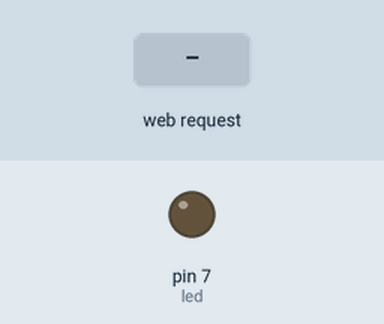
Bench run of a sketch on a simulated Arduino Uno, built for the host (arithmetic inside an expression is 32-bit, double 64-bit). Shown: output pins drawn as LEDs (lit = HIGH). Inputs (shaded band) come from the test bench. WiFi joins after 1.5 s; servers stay silent unless stated; what the sketch prints to the serial monitor is not drawn.

Above: at 2.7 s.
2.8 s: HTTP request GET /?status=ON received
At 3.2 s:
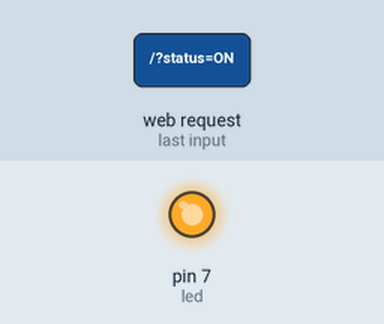
4.3 s: HTTP request GET /?status=OFF received
At 5.6 s:
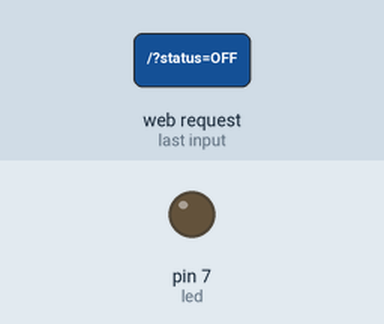
Timing chart, 0 to 7.3 s (numbered marks = the images above; inputs shaded):
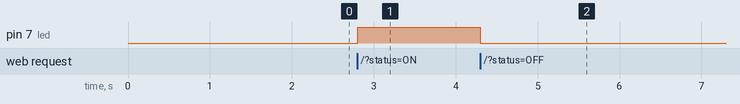

The sketch:

Led_Web_Button_3.ino
```cpp
#include <SPI.h>
#include <Ethernet.h>

// MAC address for shield
byte mac[] = { 0xDE, 0xAD, 0xBE, 0xEF, 0xFE, 0xED};
EthernetServer server(80); // Using port 80
int led = 7; // LED attached to pin 7
void setup() {
  pinMode(led, OUTPUT); // Led set as an output
  Ethernet.begin(mac); // Start the Ethernet shield
  server.begin();
  Serial.begin(9600); // Start serial communication
  Serial.println("Server address:"); // Print server address
  // (Arduino shield)
  Serial.println(Ethernet.localIP());
}
void loop() {
  EthernetClient client = server.available();
  if (client) {
    boolean currentLineIsBlank = true;
    String buffer = "";
    while (client.connected()) {
      if (client.available()) {
        char c = client.read(); // Read from the Ethernet shield
        buffer += c; // Add character to string buffer
        // Client sent request, now waiting for response
        if (c == '\n' && currentLineIsBlank) {
          client.println("HTTP/1.1 200 OK"); // HTTP response
          client.println("Content-Type: text/html");
          client.println(); // HTML code
          client.print("<center><br><h1>Internet Controlled Led </h1><br><br><br><FORM>");
          client.print("<P> <INPUT type=\"submit\" name=\"status\" value=\"ON\">");
          client.print("<P> <INPUT type=\"submit\" name=\"status\" value=\"OFF\">");
          client.print("</FORM></center>");
          break;
        }
        if (c == '\n') {
          currentLineIsBlank = true;
          buffer = "";
        }
        else if (c == '\r') { // Command from webpage
          // Did the on button get pressed
          if (buffer.indexOf("GET /?status=ON") >= 0)
            digitalWrite(led, HIGH);
          // Did the off button get pressed
          if (buffer.indexOf("GET /?status=OFF") >= 0)
            digitalWrite(led, LOW);
        }
        else {
          currentLineIsBlank = false;
        }
      }
    }
    client.stop(); // End server
  }
}
```

Measured:
- after the input at 2.8 s, pin 7 (led): LOW → HIGH at once
- after the input at 4.3 s, pin 7 (led): HIGH → LOW at once
